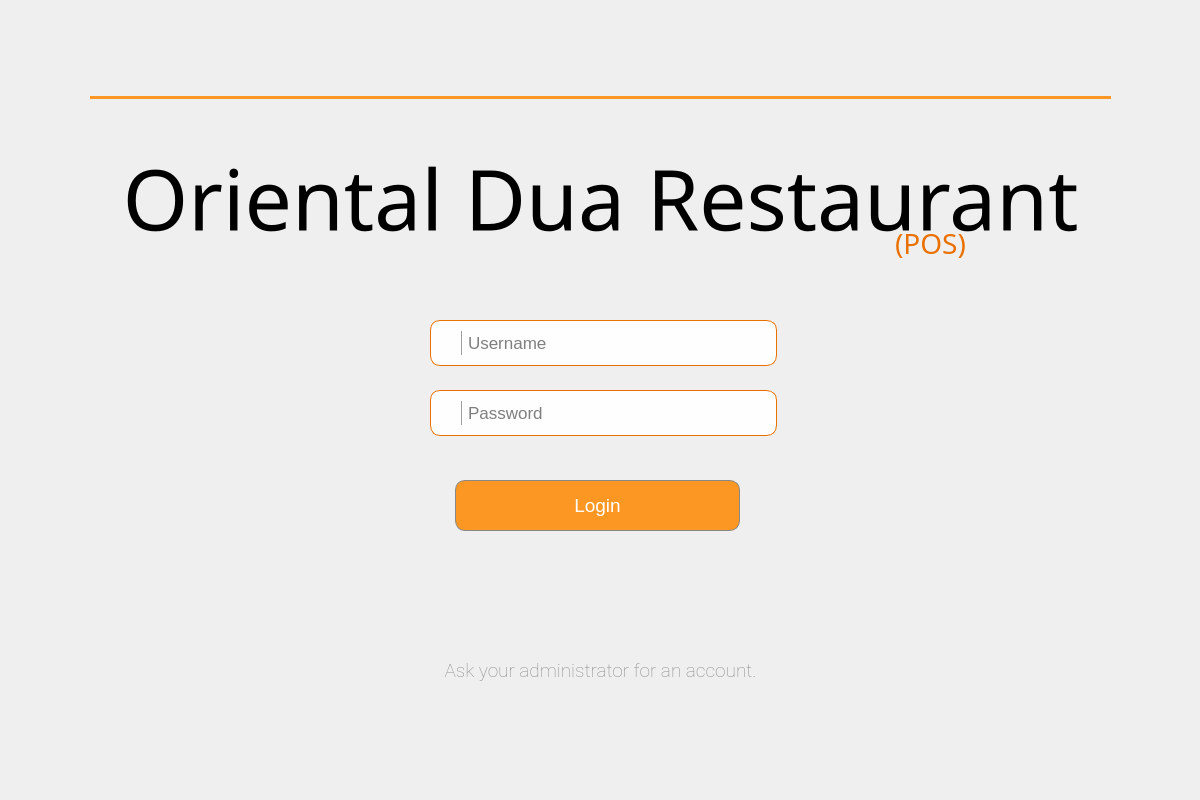
<?xml version="1.0" encoding="UTF-8"?>
<ui version="4.0">
 <class>Dialog</class>
 <widget class="QDialog" name="Dialog">
  <property name="geometry">
   <rect>
    <x>0</x>
    <y>0</y>
    <width>1200</width>
    <height>800</height>
   </rect>
  </property>
  <property name="windowTitle">
   <string>Dialog</string>
  </property>
  <property name="styleSheet">
   <string notr="true">QDialog#Dialog{
rgb(242, 242, 242)
}</string>
  </property>
  <widget class="QLabel" name="title">
   <property name="geometry">
    <rect>
     <x>0</x>
     <y>140</y>
     <width>1201</width>
     <height>121</height>
    </rect>
   </property>
   <property name="styleSheet">
    <string notr="true">QLabel#title{
	color: #000000;
    font-family: Sacramento;
    font-size: 84px;
    font-weight: 400;
    padding-bottom: 5px;
    text-align: center;
}</string>
   </property>
   <property name="text">
    <string>Oriental Dua Restaurant</string>
   </property>
   <property name="alignment">
    <set>Qt::AlignCenter</set>
   </property>
   <property name="wordWrap">
    <bool>true</bool>
   </property>
  </widget>
  <widget class="QLineEdit" name="userfield">
   <property name="geometry">
    <rect>
     <x>430</x>
     <y>320</y>
     <width>347</width>
     <height>46</height>
    </rect>
   </property>
   <property name="styleSheet">
    <string notr="true">QLineEdit#userfield {
	padding-left: 35px;
    border-radius: 10px;
    border: 1px solid rgb(234, 112, 0);  
    background-color: rgba(255, 255, 255, 240);
    font-family: 'Roboto';
	font-size: 17px;
	font-weight: 400;
}
</string>
   </property>
   <property name="placeholderText">
    <string>Username</string>
   </property>
   <property name="cursorMoveStyle">
    <enum>Qt::LogicalMoveStyle</enum>
   </property>
   <property name="clearButtonEnabled">
    <bool>true</bool>
   </property>
  </widget>
  <widget class="QLineEdit" name="passwordfield">
   <property name="geometry">
    <rect>
     <x>430</x>
     <y>390</y>
     <width>347</width>
     <height>46</height>
    </rect>
   </property>
   <property name="styleSheet">
    <string notr="true">QLineEdit#passwordfield {
	padding-left: 35px;
    border-radius: 10px;
    border: 1px solid rgb(234, 112, 0);  
    background-color: rgba(255, 255, 255, 240);
    font-family: 'Roboto';
	font-size: 17px;
	font-weight: 400;
}
</string>
   </property>
   <property name="text">
    <string/>
   </property>
   <property name="echoMode">
    <enum>QLineEdit::Password</enum>
   </property>
   <property name="placeholderText">
    <string>Password</string>
   </property>
   <property name="clearButtonEnabled">
    <bool>true</bool>
   </property>
  </widget>
  <widget class="QPushButton" name="loginbtn">
   <property name="geometry">
    <rect>
     <x>455</x>
     <y>480</y>
     <width>285</width>
     <height>51</height>
    </rect>
   </property>
   <property name="styleSheet">
    <string notr="true">QPushButton{
	color: #FFFFFF;
    background-color: #FB9722;
    width: 85%;
    height: 40px;
	border: 1px solid #888888;
    border-radius: 10px;
	font-family: 'montserrat', sans-serif;
    font-size: 19px;
    font-weight: 400;
}
QPushButton:hover {
	background-color: rgb(255, 167, 25);
}

QPushButton:pressed {
 	background-color: #FB9722;
}</string>
   </property>
   <property name="text">
    <string>Login</string>
   </property>
  </widget>
  <widget class="Line" name="navline">
   <property name="geometry">
    <rect>
     <x>90</x>
     <y>96</y>
     <width>1021</width>
     <height>3</height>
    </rect>
   </property>
   <property name="styleSheet">
    <string notr="true">border:2px solid #FB9722 ;
</string>
   </property>
   <property name="frameShadow">
    <enum>QFrame::Plain</enum>
   </property>
   <property name="orientation">
    <enum>Qt::Horizontal</enum>
   </property>
  </widget>
  <widget class="QLabel" name="error">
   <property name="geometry">
    <rect>
     <x>430</x>
     <y>440</y>
     <width>321</width>
     <height>21</height>
    </rect>
   </property>
   <property name="styleSheet">
    <string notr="true">font: 11pt &quot;MS Shell Dlg 2&quot;;
color: rgb(255, 0, 0);</string>
   </property>
   <property name="text">
    <string/>
   </property>
   <property name="wordWrap">
    <bool>true</bool>
   </property>
  </widget>
  <widget class="QLabel" name="subtitle">
   <property name="geometry">
    <rect>
     <x>870</x>
     <y>210</y>
     <width>121</width>
     <height>71</height>
    </rect>
   </property>
   <property name="styleSheet">
    <string notr="true">QLabel#subtitle{
	color: #EA7000;
    font-family: Outfit;
    font-size: 28px;
    font-weight: 100;
    padding-bottom: 5px;
    text-align: center
}</string>
   </property>
   <property name="text">
    <string>(POS)</string>
   </property>
   <property name="scaledContents">
    <bool>false</bool>
   </property>
   <property name="alignment">
    <set>Qt::AlignCenter</set>
   </property>
   <property name="wordWrap">
    <bool>true</bool>
   </property>
  </widget>
  <widget class="QLabel" name="note">
   <property name="geometry">
    <rect>
     <x>430</x>
     <y>630</y>
     <width>341</width>
     <height>81</height>
    </rect>
   </property>
   <property name="styleSheet">
    <string notr="true">QLabel#note{
    color: #8D8989;
    font-family: Roboto;
    font-size: 19px;
    font-weight: 100;
}</string>
   </property>
   <property name="text">
    <string>Ask your administrator for an account.</string>
   </property>
   <property name="alignment">
    <set>Qt::AlignCenter</set>
   </property>
  </widget>
  <widget class="QLabel" name="username_icon">
   <property name="geometry">
    <rect>
     <x>440</x>
     <y>335</y>
     <width>18</width>
     <height>18</height>
    </rect>
   </property>
   <property name="maximumSize">
    <size>
     <width>18</width>
     <height>18</height>
    </size>
   </property>
   <property name="text">
    <string/>
   </property>
   <property name="pixmap">
    <pixmap resource="../resource.qrc">:/icon/icons/username.png</pixmap>
   </property>
   <property name="scaledContents">
    <bool>true</bool>
   </property>
  </widget>
  <widget class="Line" name="line">
   <property name="geometry">
    <rect>
     <x>453</x>
     <y>330</y>
     <width>16</width>
     <height>26</height>
    </rect>
   </property>
   <property name="styleSheet">
    <string notr="true"/>
   </property>
   <property name="frameShadow">
    <enum>QFrame::Raised</enum>
   </property>
   <property name="orientation">
    <enum>Qt::Vertical</enum>
   </property>
  </widget>
  <widget class="Line" name="line_2">
   <property name="geometry">
    <rect>
     <x>453</x>
     <y>400</y>
     <width>16</width>
     <height>26</height>
    </rect>
   </property>
   <property name="styleSheet">
    <string notr="true"/>
   </property>
   <property name="frameShadow">
    <enum>QFrame::Raised</enum>
   </property>
   <property name="orientation">
    <enum>Qt::Vertical</enum>
   </property>
  </widget>
  <widget class="QLabel" name="password_icon">
   <property name="geometry">
    <rect>
     <x>438</x>
     <y>402</y>
     <width>20</width>
     <height>23</height>
    </rect>
   </property>
   <property name="maximumSize">
    <size>
     <width>25</width>
     <height>25</height>
    </size>
   </property>
   <property name="text">
    <string/>
   </property>
   <property name="pixmap">
    <pixmap resource="../resource.qrc">:/icon/icons/password.png</pixmap>
   </property>
   <property name="scaledContents">
    <bool>true</bool>
   </property>
  </widget>
 </widget>
 <resources>
  <include location="../resource.qrc"/>
 </resources>
 <connections/>
</ui>
